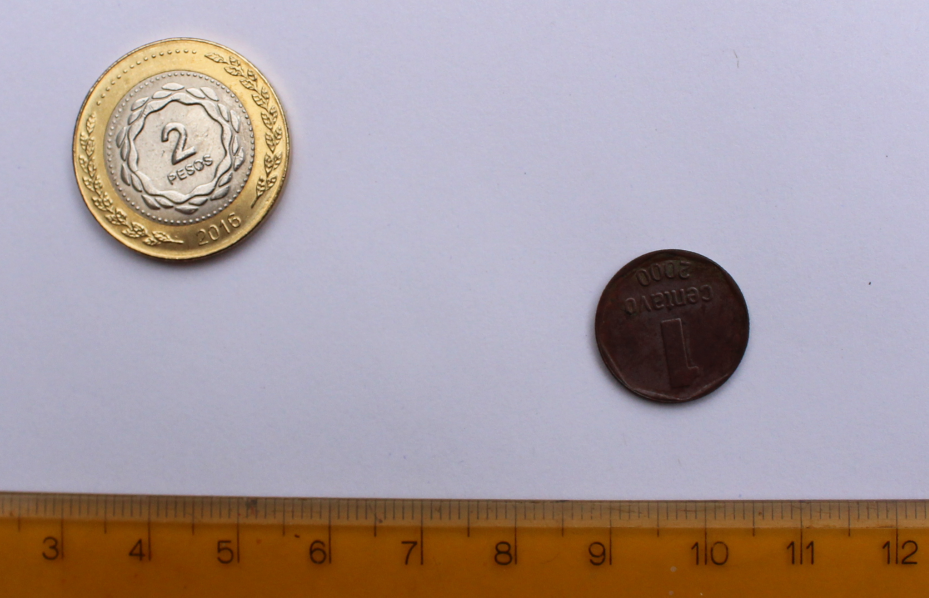
#> input picture actividad_1/analisis_ale/vil_metal.png, 1857 x 1195 px (shown at 1/2 size)
$ python Same_pero_prolijo.py
#> lines starting #> are read from the running program, lines starting #| are printed output that depends on the picture; after the words box and inside, x2 and y2 are one past the last pixel; in counts of white or black regions, pixels touching at a corner belong together
import imageio
import numpy as np
import matplotlib.pyplot as plt
import matplotlib.patches as patches
from scipy import signal
from scipy import ndimage
from skimage.transform import rescale
from scipy import optimize
from matplotlib.patches import Rectangle

def boolean_float(x):
    if x == True:
        return 1
    elif x == False:
        return 0

def tomar_borde(imagen, inicio=[0,0],fin=[-1, -1] , direccion=True):
    puntos = []
    in_y = inicio[1]
    in_x = inicio[0]
    fin_x = fin[0]
    fin_y = fin[1]

    if direccion:
        while in_x <= fin_x:
            punto_y = in_y
            pix = imagen[in_y, in_x]
            while not pix:
                punto_y = punto_y - 1
                pix = imagen[punto_y, in_x]
            puntos.append([in_x, punto_y])
            in_x += 1
    else:
        while in_x <= fin_x:
            punto_y = in_y
            pix = imagen[in_y, in_x]
            while not pix:
                punto_y = punto_y + 1
                pix = imagen[punto_y, in_x]
            puntos.append([in_x, punto_y])
            in_x += 1
    return puntos

im = imageio.imread('vil_metal.png') # imagen que queremos analizar
#> im is the input picture: shape (1195, 1857, 4); mean R, G, B, A 169, 156, 159.3, 255

r = im[:,:,0]
g = im[:,:,1]
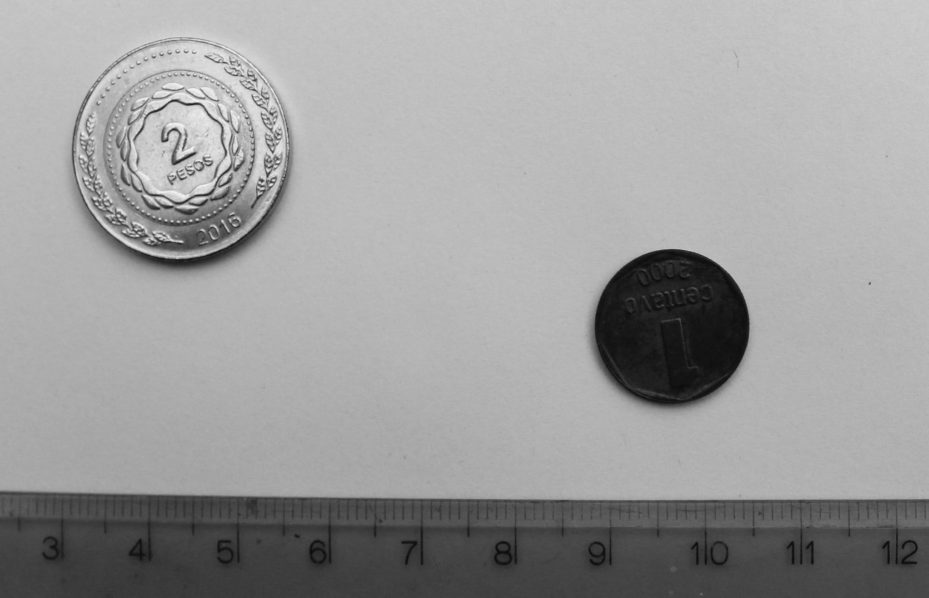
#> g: shape (1195, 1857) (shown at 1/2 size); min 9, max 246, mean 156
b = im[:,:,1]

mat_x = np.array([[1,0,-1],[2,0,-2],[1,0,-1]])
mat_y = np.transpose(mat_x)

# Analizamos los verdes?

#plt.imshow(g)


#Nos quedamos con los bordes
H = signal.convolve2d(g, mat_x)
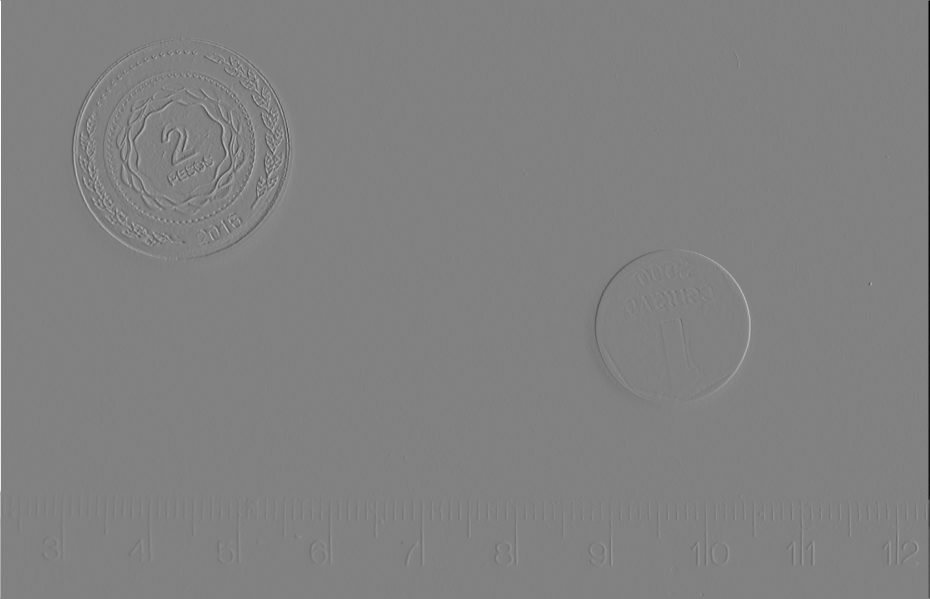
#> H: shape (1197, 1859) int64 (shown at 1/2 size); min -812, max 787, mean 0; drawn with min black and max white
V = signal.convolve2d(g, mat_y)
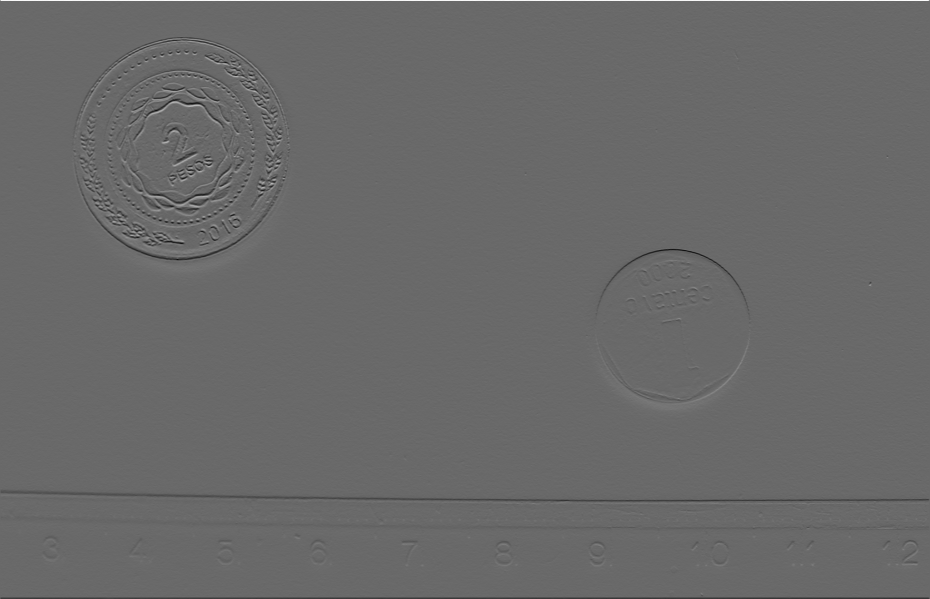
#> V: shape (1197, 1859) int64 (shown at 1/2 size); min -580, max 822, mean 0; drawn with min black and max white
R = (H**2 + V**2)**0.5
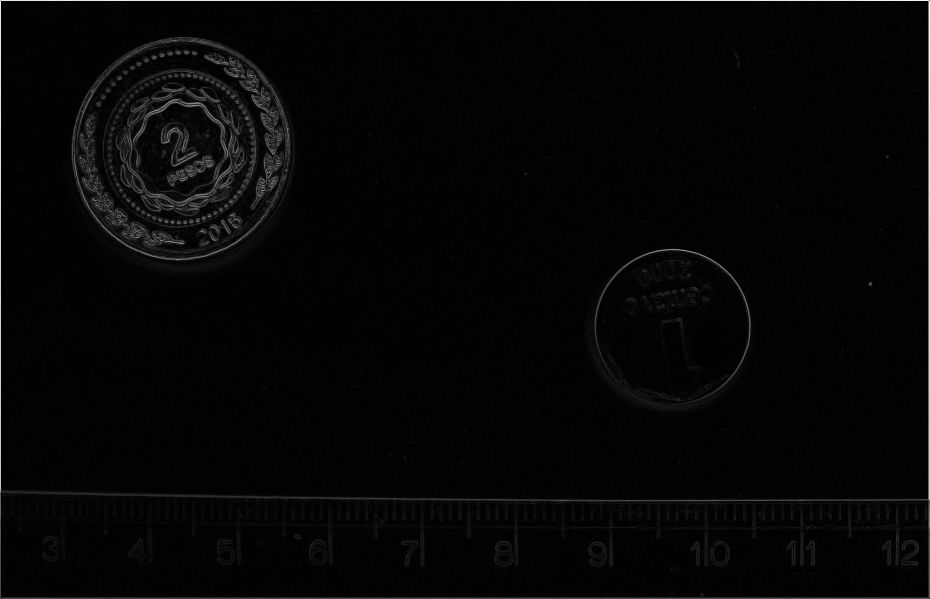
#> R: shape (1197, 1859) float64 (shown at 1/2 size); min 0, max 851.4, mean 19.5; drawn with min black and max white

# [9 lines of commented-out code are left out]
inte =  R[1030, 1000:1150]
#> inte = 150 values, max 75.8 at index 124, min 0 at index 20, mean 23.27
plt.figure(2)
plt.plot(inte)


# con el filtro de la imagen (booleano)
filtro = (R>40)
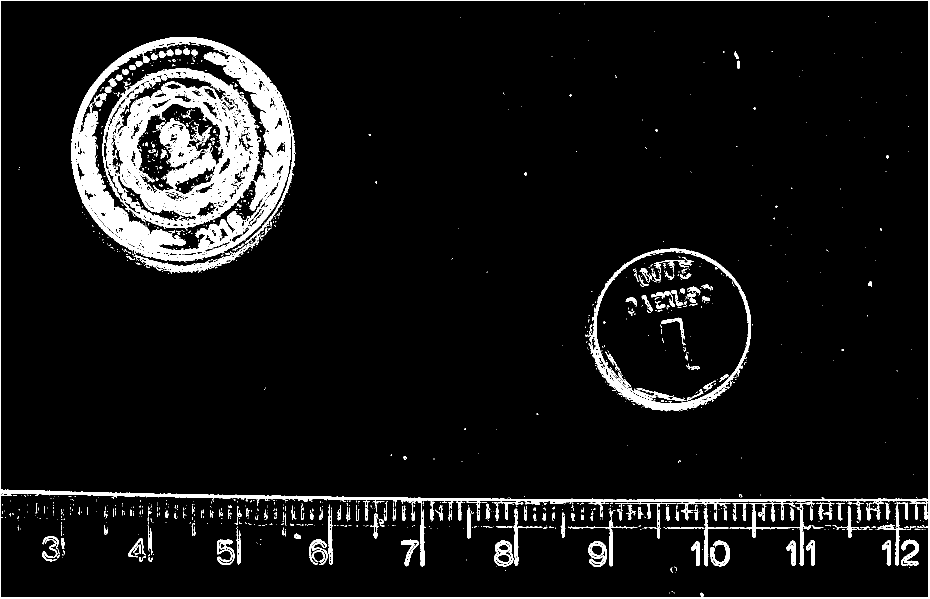
#> filtro: shape (1197, 1859) bool (shown at 1/2 size); 7.3% white; 1430 white regions (1195 under 20 px), largest, box (x1, y1, x2, y2) and area: (205, 136, 522, 458) 45452, (142, 74, 592, 523) 44228, (0, 0, 1859, 1197) 23353
fil_fl = np.vectorize(boolean_float)(filtro).astype(float)
plt.figure(3)
plt.imshow(filtro)
plt.savefig('filtro.png', dpi = 800)

fig, ax = plt.subplots()
ax.imshow(fil_fl)
rect = patches.Rectangle((1000, 1000),150, 50,  linewidth = 1.5, edgecolor = 'red',  facecolor="none")
#ax.add_patch(Rectangle((950, 1000),110, 50),  linewidth = 1, edgecolor = 'red',  facecolor="none")
ax.add_patch(rect)
plt.xlabel('Pixeles')
plt.ylabel('Pixeles')
plt.savefig('filtro.png', dpi  =1000)
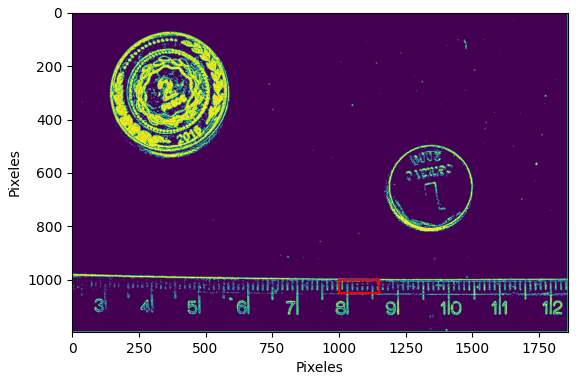
#> figure drawn by matplotlib, 1 panel

#fil_fl[1030, :] = ndimage.maximum(fil_fl[:])
plt.figure()
#plt.imshow(fil_fl[950:1150, 1000:1150])
plt.imshow(fil_fl[950:1150, 1000:1150])
plt.hlines(80, 0,149, color =  'orangered', linewidth = 2)
plt.xlabel('Pixeles')
plt.ylabel('Pixeles')
plt.savefig('zoom_filtro.png', dpi  =1000)
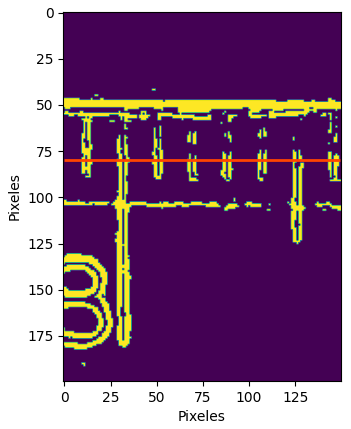
#> figure drawn by matplotlib, 1 panel


inte_2 = fil_fl[1030, 1000:1150]
#> inte_2 = 150 values, max 1 at index 10, min 0 at index 0, mean 0.227
plt.figure(4)
plt.plot(inte_2)

#data = plt.ginput(8)
#> (the run stopped early here; a loop or call above may not have finished)
